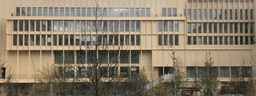
#> input picture img/cropped_telecom.jpg, 256 x 96 px, shrunk from 1080 x 404 before the run
$ python main_nico.py
#> lines starting #> are read from the running program, lines starting #| are printed output that depends on the picture; long printed decimals are rounded
### matchsel.py
import numpy as np

# [4 lines left out: function exp_sim, not called in this run]

def l2_sim(A,B):
    """Compares A to B (model) """
    return 1-np.linalg.norm(B-A)/np.linalg.norm(B)

def cov_sim(A,B):
    return np.corrcoef()

def horizontal_match_selection(image, selection, step=1, sim=l2_sim):
    """Given an image and a selection, look for
    image : a numpy array corresponding to a picture.
    selection : ((topleft_x, topleft_y), (bottomright_x, bottoomright_y))"""
    selection_im = image[selection[0][1]:selection[1][1]+1,
                         selection[0][0]:selection[1][0]+1]
    selection_width = selection_im.shape[1]
    selection_height = selection_im.shape[0]
    line = selection[0][1]
    begin = 0
    end = image.shape[1] - selection_width
    similarities = np.zeros((end-begin+1,))
    similarity = 0
    for row in range(begin, end):
        if row % step == 0: #Every (step), we compute the similarity. Otherwise, propagated.
            sub_selection_im = image[line : line + selection_height ,
                                    row   : row  + selection_width ]
            similarity = sim(sub_selection_im, selection_im )
        similarities[row-begin] = similarity
    return similarities


# [30 lines left out: function match_selection, not called in this run]

### main_nico.py
# -*- coding: utf-8 -*-

import numpy as np
import skimage, scipy
from utils import *
import matplotlib.pyplot as plt
import skimage.morphology as morpho
import cv2
from perf_kmeans import *
from matchsel import *

#Sets current working directory
#import os
#cdir_path = os.path.dirname(os.path.realpath(__file__))
#Change dir_path to another folder if your image files are somewhere else
#os.chdir(dir_path)

def lazy_fft(x):
    """Returns the Fourier transform of an image."""
    return np.log(np.abs(np.fft.fftshift(np.fft.fft2(x))))


def lazy_imshow(image, grey=True, title=None):
    """A shortcut to quickly show a picture in greyscale using matplot lib. """
    if grey:
        plt.imshow(image, cmap='gray')
    else:
        plt.imshow(image)
    if title:
        plt.title(title)
    plt.show()


# [21 lines left out: functions count_floors, h_edges, not called in this run]


def project_edges(image, axis=0, wordy=False, mateusz=False):
    """Juan's method to project edges.
    (image) is a k-means clustered image. """
    #Approximate the horizontal or vertical gradient using linear filtering.
    if axis == 0: #Floors
        kernel = np.array([[1, 1, 1] ,[0, 0, 0] , [-1, -1, -1]])
    elif axis == 1: #Windows
        kernel = np.array([[-1 , 0 ,1], [-1 , 0 ,1], [-1 , 0 ,1]])
    if mateusz:
        im = cv2.filter2D(image, -1, kernel)
        #kernel = np.ones((3,3),np.uint8)
        #im = 1-cv2.morphologyEx(im, cv2.MORPH_OPEN, kernel)
    else:
        im = scipy.signal.convolve2d(image, kernel)
    #Opening

    if wordy:
        lazy_imshow(im)
    #We project these gradient values on an axis by summing them.
    #Counter-intuitively the axis argument in np.sum() is not the one you'd expect.
    line_sum = np.sum(im, axis = 1-axis)
    return line_sum


def clean_projection(line, beta, wordy=False):
    """Juan's method of cleaning projected edges,
    using manual heuristics and moving average."""
    #line has a lot of noise on the leftmost and rightmost values. Remove them.
    line[:10] = 0
    line[-10:] = 0
    #Line also has negative values. TRASH them.
    line = line[line >= 0]
    #This graph is still very spiky. To smoothen it, we compute a moving average.
    line = np.convolve(line, np.ones((beta,))/beta, mode='valid')
    return line


def detect_peaks_nb(line, alpha=0.92):
    """Juan's method of detecting peaks in a line.
    If 0 is the road, and a value over quantile (alpha) is a bump,
    we just count the number of bumps in the road."""
    quantile = np.quantile(line, alpha)
    peaks = []
    last_value = 0
    for value in line:
        if value >= quantile and last_value < quantile:
            peaks.append(1)
        else:
            peaks.append(0)
        last_value = value
    return peaks


# [11 lines left out: function mateusz_routine, not called in this run]


def juan_routine(image, alpha=0.92, beta=4, get_peaks=False, wordy=True, mateusz=False):
    """Juan's routine to guesstimate the number of floors and windows of a building.
    Takes a clustered image as an input. Returns (nb_floors, nb_windows).
    alpha is selectivity. Higher alpha = less floors found.
    beta is the smoothening coefficient. Higher = less floors found. """
    # Compute projections of horizontal and vertical edges
    floors = project_edges(image, axis=0, wordy=wordy, mateusz=mateusz)
    windows = project_edges(image, axis=1, wordy=wordy, mateusz=mateusz)

    def disp_wordy(floors, windows, alpha, wordy):
        """Used in juan_routine() to display graphs."""
        if wordy:
            for i, (title, line) in enumerate([('Floors', floors), ('Windows', windows)]):
                quantile = np.quantile(line, alpha)
                plt.plot(line)
                plt.axhline(y = quantile, color = 'r')
                plt.title(title)
                plt.show()

    disp_wordy(floors, windows, alpha, wordy)

    # Clean those projections.
    floors = clean_projection(floors, beta)
    windows = clean_projection(windows, beta)
    disp_wordy(floors, windows, alpha, wordy)

    if get_peaks:
        return floors, windows
    else:
        # Smartly find how many peaks are there. This depends on the alpha parameter.
        # Finally, guess the number of windows and floors.
        nb_floors = sum(detect_peaks_nb(floors, alpha))
        nb_windows = sum(detect_peaks_nb(windows, alpha))*nb_floors # Assume that every floor has the same number of windows.
        return nb_floors, nb_windows


def detect_peaks_coordinates(line, alpha=0.92):
    """Given a lists of spiky value, keep only the spikes
    that are above quantile of (alpha), and then look for the index of the max of these spikes."""
    quantile = np.quantile(line, alpha)
    peaks_clusters = []
    temp_list = []
    last_value = 0
    for i, value in enumerate(line):
        if value >= quantile and last_value >= 0:
            temp_list.append((i,value))
        else:
            if temp_list != []:
                peaks_clusters.append(temp_list)
            temp_list = []
        last_value = value
    #peaks_cluster is now a list of lists, containing tuples (index, values)
    #For each sublist, we look for max(values) and return corresponding coordinate in the picture.
    max_indexes = []
    for cluster in peaks_clusters:
        indexes, values = zip(*cluster)
        maximum = max(values)
        index = indexes[values.index(maximum)]
        max_indexes.append(index)
    return max_indexes


def score_windowness(line, ceil = 0.95):
    """According to a similarity vector, return a windowness score.
    This score is high if the window was found several times on the same row.
    The higher the value, the more likely it is to be a window. """
    score = sum(detect_peaks_nb(line, ceil))
    return score


def get_boxes_and_scores(image, floors, windows, alpha, wordy=False):
    """Given an image and (floors, windows) as obtained through Juan's method,
    deduce from (floors, windows) several selection boxes that _could_ be windows.
    Then count how many times do these selection boxes repeats itself on the horizontal axis."""
    floors_coords  = detect_peaks_coordinates(floors, alpha)
    windows_coords = detect_peaks_coordinates(windows, alpha)
    n = len(floors_coords) - 1
    m = len(windows_coords) - 1
    boxes_and_score = []
    for i in range(n): #iterate through floors
        for j in range(m): #iterate through windows
            topleft_x = windows_coords[j]
            topleft_y = floors_coords[i]
            bottomright_x = windows_coords[j+1]
            bottomright_y = floors_coords[i+1]
            selection = ((topleft_x, topleft_y), (bottomright_x, bottomright_y))
            similarity = horizontal_match_selection(image, selection)
            score = score_windowness(similarity)
            boxes_and_score.append((selection, score))
    boxes, scores = list(zip(*boxes_and_score))
    return boxes, scores


def guess_nb_floors(boxes, scores, delta=0.1, gamma=0.5, wordy=False):
    """delta : repetition sensibility"""
    ceil = np.quantile(scores, delta)
    assumed_windows = []
    topleft_x = []
    topleft_y = []
    bottomright_x = []
    bottomright_y = []
    for i, box in enumerate(boxes):
        score = scores[i]
        if score >= ceil:
            assumed_windows.append(box)
            topleft_x.append(box[0][0])
            topleft_y.append(box[0][1])
            bottomright_x.append(box[1][0])
            bottomright_y.append(box[1][1])
    topleft_x = np.array(topleft_x)
    topleft_y = np.array(topleft_y)
    bottomright_x = np.array(bottomright_x)
    bottomright_y = np.array(bottomright_y)
    # assumed_windows is a list of coordinates of what we think are windows.
    # First, compute a quick and dirty estimate.
    building_size = max(bottomright_y) - min(topleft_y)
    window_sizes = np.abs(bottomright_y - topleft_y)
    quick_nb_floors = building_size / np.quantile(window_sizes, gamma)
    return quick_nb_floors

def plot_boxes(boxes, scores, ax):
    from matplotlib.patches import Rectangle
    h = []
    for box in boxes:
        h.append(np.abs(box[0][1] - box[1][1]))
    h = np.array(h)
    for i, box in enumerate(boxes):
        width = np.abs(box[0][0] - box[1][0])
        height = np.abs(box[0][1] - box[1][1])
        #Lower the quantile to show more or less windows.
        if height > np.quantile(h, 0.2):
            bottomleft = (box[0][0], box[1][1])
            col = ((1-scores[i]/max(scores)), scores[i]/max(scores), 0)
            alpha = 0.5 + 0.5*scores[i]/max(scores)
            r = Rectangle(bottomleft, width, height,linewidth=1,edgecolor=col,facecolor='none', alpha=alpha)
            ax.add_patch(r)


# [12 lines left out: function juan, not called in this run]

### Nicolas' routine

def nicolas(imagefile):
#> called with imagefile = 'img/cropped_telecom.jpg'
    image = skio.imread(imagefile)
#> image is the input picture: shape (96, 256, 3); mean R, G, B 134.2, 121.9, 103.3
    gray_im = cv2.cvtColor(image, cv2.COLOR_BGR2GRAY)
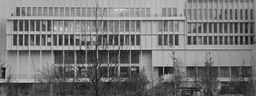
#> gray_im: shape (96, 256); min 5, max 234, mean 117.7
    image_eq = cv2.equalizeHist(gray_im)
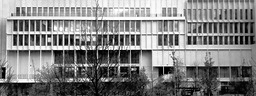
#> image_eq: shape (96, 256); min 0, max 255, mean 128.3
    floors, windows = juan_routine(image_eq, 0.9, 1, True, True, True)
#> in project_edges, `im = cv2.filter2D(image, -1, kernel)`:
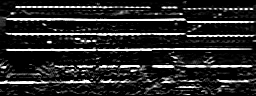
#> im: shape (96, 256); min 0, max 255, mean 38.6
#> in project_edges, `line_sum = np.sum(im, axis = 1-axis)`: line_sum = 96 values, max 61551 at index 49, min 0 at index 0, mean 9870.5
#> in juan_routine, `floors = project_edges(image, axis=0, wordy=wordy, mateusz=mateusz)`: floors has the same summary as line_sum in project_edges
#> call 2 of project_edges, with axis = 1, wordy = True, mateusz = True
#> in project_edges (call 2), `im = cv2.filter2D(image, -1, kernel)`:
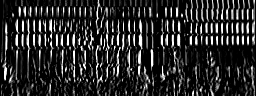
#> im: shape (96, 256); min 0, max 255, mean 42.8
#> in project_edges (call 2), `line_sum = np.sum(im, axis = 1-axis)`: line_sum = 256 values, max 13762 at index 107, min 0 at index 0, mean 4107.2
#> in juan_routine, `windows = project_edges(image, axis=1, wordy=wordy, mateusz=mateusz)`: windows has the same summary as line_sum in project_edges
#> the loop in disp_wordy, `for i, (title, line) in enumerate([('Floors', floors), ('Windows', win..` made 2 passes
#> (title, quantile) on passes 1 to 2: ('Floors', 34158.5), ('Windows', 8695.5)
#> in clean_projection, `line = line[line >= 0]`: line = 96 values, max 61551 at index 49, min 0 at index 0, mean 8450.2
#> in juan_routine, `floors = clean_projection(floors, beta)`: floors has the same summary as line in clean_projection
#> in juan_routine, `windows = clean_projection(windows, beta)`: windows = 256 values, max 13762 at index 107, min 0 at index 0, mean 3790.6
#> the loop in disp_wordy (call 2), `for i, (title, line) in enumerate([('Floors', floors), ('Windows', win..` made 2 passes
#> (title, quantile) on passes 1 to 2: ('Floors', 31492.5), ('Windows', 8447.5)
#> pass 1, in disp_wordy (call 2), `plt.show()`:
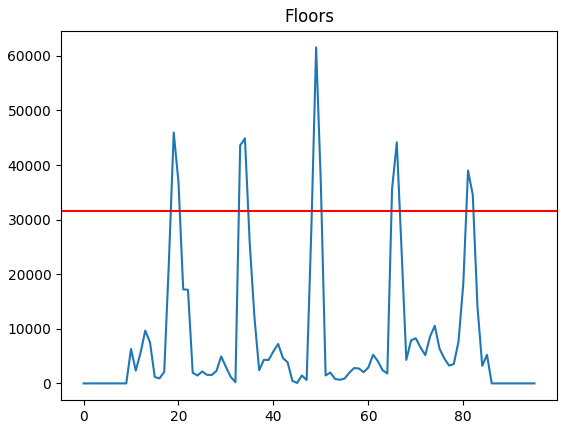
#> figure drawn by matplotlib, 1 panel; curve peaks at x = 49, y = 61551
#> pass 2, in disp_wordy (call 2), `plt.show()`:
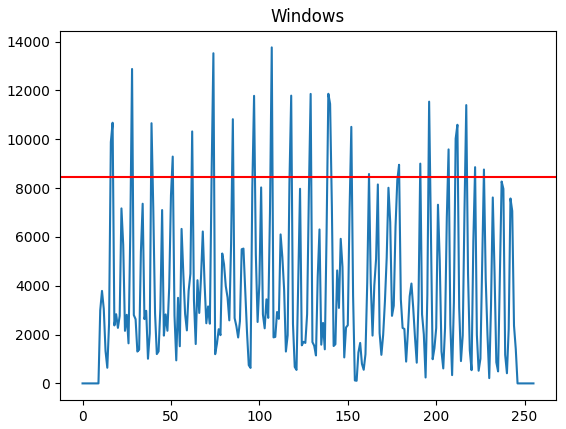
#> figure drawn by matplotlib, 1 panel; curve peaks at x = 107, y = 13762
#> floors has the same summary as line in clean_projection

    print('Finding and scoring boxes...')
    boxes, scores = get_boxes_and_scores(image, floors, windows, 0.8)
#> in detect_peaks_coordinates, `quantile = np.quantile(line, alpha)`: quantile = 10557
#> the loop in detect_peaks_coordinates, `for i, value in enumerate(line):` made 96 passes
#> (value, last_value) on passes 1 to 12: (0, 0), (0, 0), (0, 0), (0, 0), (0, 0), (0, 0), (0, 0), (0, 0), (0, 0), (0, 0), (6309, 6309), (2348, 2348)
#> after the loop in detect_peaks_coordinates, `for i, value in enumerate(line):`: peaks_clusters = 6 items
#> the loop in detect_peaks_coordinates, `for cluster in peaks_clusters:` made 6 passes
#> (cluster, indexes, values, maximum, index) on passes 2, 3, 4, 6: ([(33, 43604), (34, 44886), (35, 25902), (36, 12165)], (33, 34, 35, 36), (43604, 44886, 25902, 12165), 44886, 34), ([(48, 28417), (49, 61551), (50, 36486)], (48, 49, 50), (28417, 61551, 36486), 61551, 49), ([(65, 35640), (66, 44154), (67, 24468)], (65, 66, 67), (35640, 44154, 24468), 44154, 66), ([(80, 18150), (81, 39001), (82, 34568), (83, 13988)], (80, 81, 82, 83), (18150, 39001, 34568, 13988), 39001, 81)
#> (indexes, values, maximum, index) on passes 1, 5: ((18, 19, 20, 21, 22), (22682, 45955, 36880, 17224, 17159), 45955, 19), ((74,), (10557,), 10557, 74)
#> after the loop in detect_peaks_coordinates, `for cluster in peaks_clusters:`: max_indexes = [19, 34, 49, 66, 74, 81]
#> the loop in detect_peaks_coordinates (call 2), `for i, value in enumerate(line):` made 256 passes
#> the loop in detect_peaks_coordinates (call 2), `for cluster in peaks_clusters:` made 33 passes
#> (cluster, indexes, values, maximum, index) on passes 1, 5, 7, 9, 11, 13, 14: ([(16, 9883), (17, 10676)], (16, 17), (9883, 10676), 10676, 17), ([(39, 10656), (40, 7174)], (39, 40), (10656, 7174), 10656, 39), ([(50, 7697), (51, 9290)], (50, 51), (7697, 9290), 9290, 51), ([(73, 8631), (74, 13522)], (73, 74), (8631, 13522), 13522, 74), ([(96, 7971), (97, 11778)], (96, 97), (7971, 11778), 11778, 97), ([(106, 7023), (107, 13762)], (106, 107), (7023, 13762), 13762, 107), ([(117, 8215), (118, 11786)], (117, 118), (8215, 11786), 11786, 118)
#> (indexes, values, maximum, index) on passes 2, 3, 4, 6, 8, 10: ((22,), (7167,), 7167, 22), ((28,), (12878,), 12878, 28), ((34,), (7359,), 7359, 34), ((45,), (7100,), 7100, 45), ((62,), (10320,), 10320, 62), ((85,), (10821,), 10821, 85)
#> in get_boxes_and_scores, `windows_coords = detect_peaks_coordinates(windows, alpha)`: windows_coords = 33 values from 17 to 242
#> in get_boxes_and_scores, `n = len(floors_coords) - 1`: n = 5
#> in get_boxes_and_scores, `m = len(windows_coords) - 1`: m = 32

    fig, ax = plt.subplots(1)
    ax.imshow(image)
    plot_boxes(boxes, scores, ax)
#> the loop in plot_boxes, `for box in boxes:` made 160 passes
#> box on passes 1 to 3: ((17, 19), (22, 34)), ((22, 19), (28, 34)), ((28, 19), (34, 34))
#> the loop in plot_boxes, `for i, box in enumerate(boxes):` made 160 passes
    plt.show()
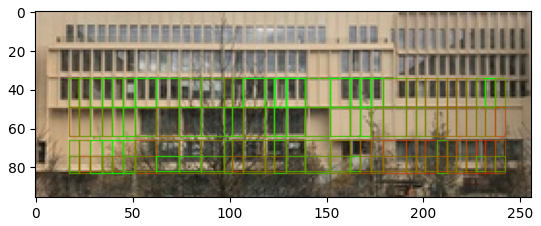
#> figure drawn by matplotlib, 1 panel

    nb_floors = guess_nb_floors(boxes, scores, 0.1, 0.99)
#> the loop in guess_nb_floors, `for i, box in enumerate(boxes):` made 160 passes
    print('Number of floors guessed : ', nb_floors)
#| Number of floors guessed :  3.647
    return nb_floors

nicolas('img/cropped_telecom.jpg')

$ run again, with img/cmp_a0001.jpg copied over img/cropped_telecom.jpg
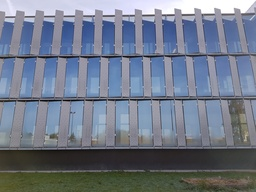
#> input picture img/cmp_a0001.jpg, 256 x 192 px, shrunk from 4032 x 3024 before the run
#> in nicolas, image is the input picture: shape (192, 256, 3); mean R, G, B 113.2, 121.7, 137.3
#> line_sum = 192 values, max 54857 at index 149, min 0 at index 0, mean 6503.5
#> in juan_routine, `floors = project_edges(image, axis=0, wordy=wordy, mateusz=mateusz)`: floors has the same summary as line_sum in project_edges
#> in project_edges (call 2), `im = cv2.filter2D(image, -1, kernel)`:
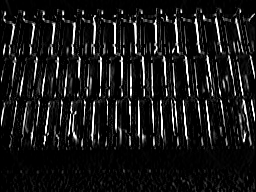
#> im: shape (192, 256); min 0, max 255, mean 24.1
#> line_sum = 256 values, max 16750 at index 130, min 0 at index 0, mean 4625.6
#> in juan_routine, `windows = project_edges(image, axis=1, wordy=wordy, mateusz=mateusz)`: windows has the same summary as line_sum in project_edges
#> the loop in disp_wordy, `for i, (title, line) in enumerate([('Floors', floors), ('Windows', win..` made 2 passes
#> (title, quantile) on passes 1 to 2: ('Floors', 18163.7), ('Windows', 8319.5)
#> in clean_projection, `line = line[line >= 0]`: line = 192 values, max 54857 at index 149, min 0 at index 0, mean 6284.4
#> in juan_routine, `floors = clean_projection(floors, beta)`: floors has the same summary as line in clean_projection
#> in juan_routine, `windows = clean_projection(windows, beta)`: windows = 256 values, max 16750 at index 130, min 0 at index 0, mean 4357
#> the loop in disp_wordy (call 2), `for i, (title, line) in enumerate([('Floors', floors), ('Windows', win..` made 2 passes
#> in nicolas, `floors, windows = juan_routine(image_eq, 0.9, 1, True, True, True)`: floors has the same summary as line in clean_projection
#> in detect_peaks_coordinates, `quantile = np.quantile(line, alpha)`: quantile = 8583.8
#> the loop in detect_peaks_coordinates, `for i, value in enumerate(line):` made 192 passes
#> (value, last_value) on passes 1 to 3: (0, 0), (0, 0), (0, 0)
#> after the loop in detect_peaks_coordinates, `for i, value in enumerate(line):`: peaks_clusters = 9 items
#> the loop in detect_peaks_coordinates, `for cluster in peaks_clusters:` made 9 passes
#> (cluster, indexes, values, maximum, index) on passes 2, 3, 7: ([(13, 20915), (14, 31785), (15, 25398), (16, 9762)], (13, 14, 15, 16), (20915, 31785, 25398, 9762), 31785, 14), ([(19, 18189), (20, 28609), (21, 30531), (22, 17936)], (19, 20, 21, 22), (18189, 28609, 30531, 17936), 30531, 21), ([(144, 13449), (145, 25871), (146, 12632)], (144, 145, 146), (13449, 25871, 12632), 25871, 145)
#> after the loop in detect_peaks_coordinates, `for cluster in peaks_clusters:`: max_indexes = [10, 14, 21, 55, 96, 135, 145, 149, 172]
#> the loop in detect_peaks_coordinates (call 2), `for i, value in enumerate(line):` made 256 passes
#> the loop in detect_peaks_coordinates (call 2), `for cluster in peaks_clusters:` made 24 passes
#> (cluster, indexes, values, maximum, index) on passes 4, 6, 9, 10: ([(72, 7403), (73, 12228), (74, 7753)], (72, 73, 74), (7403, 12228, 7753), 12228, 73), ([(92, 7411), (93, 14052), (94, 12553)], (92, 93, 94), (7411, 14052, 12553), 14052, 93), ([(114, 9012), (115, 12575), (116, 8906)], (114, 115, 116), (9012, 12575, 8906), 12575, 115), ([(121, 10366), (122, 8249)], (121, 122), (10366, 8249), 10366, 121)
#> windows_coords = [13, 32, 57, 73, 79, 93, 100, 109, 115, 121, 130, 135, 138, 143, 152, 156, 161, 165, 176, 185, 198, 208, 239, 244]
#> n = 8
#> m = 23
#> the loop in plot_boxes, `for box in boxes:` made 184 passes
#> box on passes 1 to 3: ((13, 10), (32, 14)), ((32, 10), (57, 14)), ((57, 10), (73, 14))
#> the loop in plot_boxes, `for i, box in enumerate(boxes):` made 184 passes
#> in nicolas, `plt.show()`:
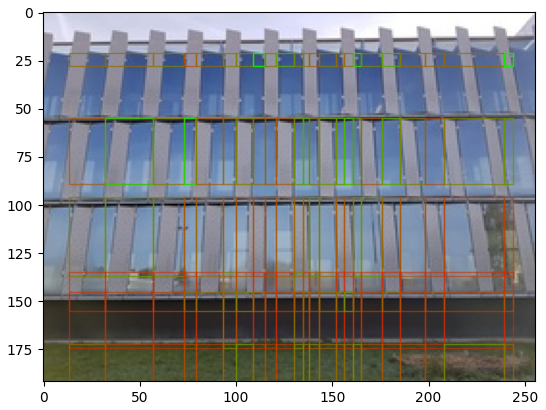
#> figure drawn by matplotlib, 1 panel
#> the loop in guess_nb_floors, `for i, box in enumerate(boxes):` made 184 passes
#| Number of floors guessed :  3.951
